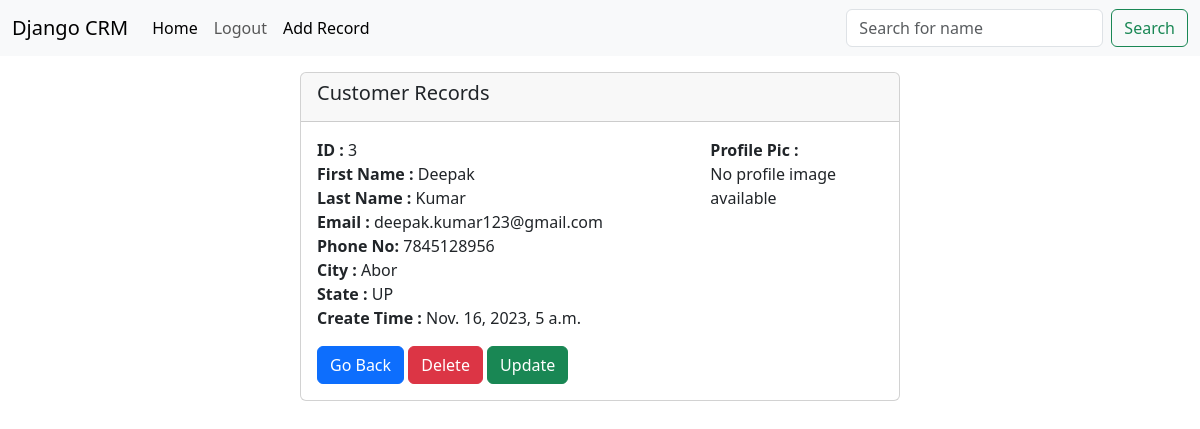
Screenshot of /CRM_app/Record/3 (signed in) with the database file from the repository.
### CRM_app/models.py (models this page shows, shortened)
class Record(models.Model):
    created_at=models.DateTimeField(auto_now_add=True)
    user = models.ForeignKey(User, on_delete=models.CASCADE, default=True)
    first_name = models.CharField(max_length=100)
    last_name = models.CharField(max_length=100)
    email = models.CharField(max_length=100)
    phone = models.CharField(max_length=100)
    city = models.CharField(max_length=100)
    state = models.CharField(max_length=100)
    profile_image = models.ImageField(null=True,blank=True,upload_to='images/')

### CRM_app/views.py (the view)
# urls.py: path('Record/<int:pk>', views.customer_record, name='Record'),
def customer_record(request, pk):
    if request.user.is_authenticated:
        customer_record = Record.objects.get(id=pk)
        return render(request, 'CRM_app/Record.html', {'customer_record': customer_record})
    else:
        messages.error(request, 'You must have to login to see the data!')
        return redirect('home')

### CRM_app/templates/CRM_app/Record.html
{% extends "CRM_app/base.html" %}
{% block body %}
<div class="mt-3 col-6 offset-3">
    <div class="card">
        <div class="card-header">
            <h5 class="card-title">Customer Records</h5>
        </div>
        <div class="card-body">
            <div class="row">
                <div class="col-md-8">
                    <p class="card-text">
                        <strong>ID :</strong> {{customer_record.id}}<br>
                        <strong>First Name :</strong> {{customer_record.first_name}}<br>
                        <strong>Last Name :</strong> {{customer_record.last_name}}<br>
                        <strong>Email :</strong> {{customer_record.email}}<br>
                        <strong>Phone No:</strong> {{customer_record.phone}}<br>
                        <strong>City :</strong> {{customer_record.city}}<br>
                        <strong>State :</strong> {{customer_record.state}}<br>
                        <strong>Create Time :</strong> {{customer_record.created_at}}<br>
                    </p>
                    <a href="{% url "index" %}" class="btn btn-primary">Go Back</a>
                    <a href="{% url "delete" customer_record.id %}" class="btn btn-danger">Delete</a>
                    <a href="{% url "update" customer_record.id %}" class="btn btn-success">Update</a>
                </div>
                <div class="col-md-4">
                    <strong>Profile Pic :</strong>
                    {% if customer_record.profile_image %}
                        <img class="rounded float-end" src="{{ customer_record.profile_image.url }}" alt="" width="200" height="200">
                    {% else %}
                        <p>No profile image available</p>
                    {% endif %}
                </div>
            </div>
        </div>
    </div>
</div>
{% endblock %}

### rows the page displays
Record: id "3", first_name "Deepak", last_name "Kumar", email "deepak.kumar123@gmail.com", phone "7845128956", city "Abor", state "UP", created_at "Nov. 16, 2023, 5 a.m."
